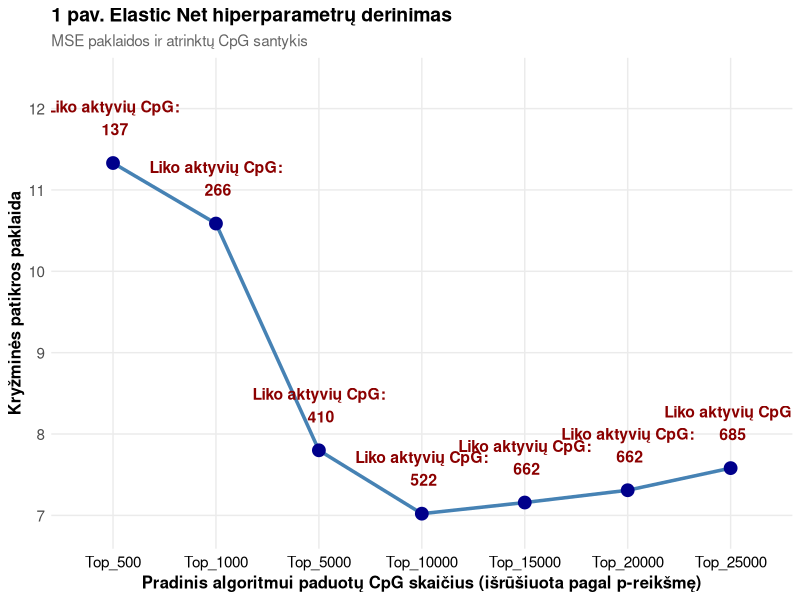
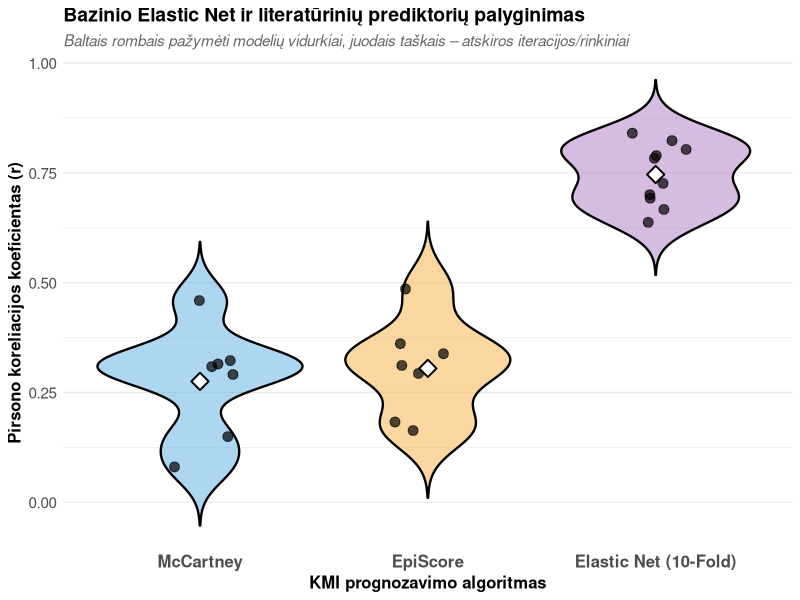
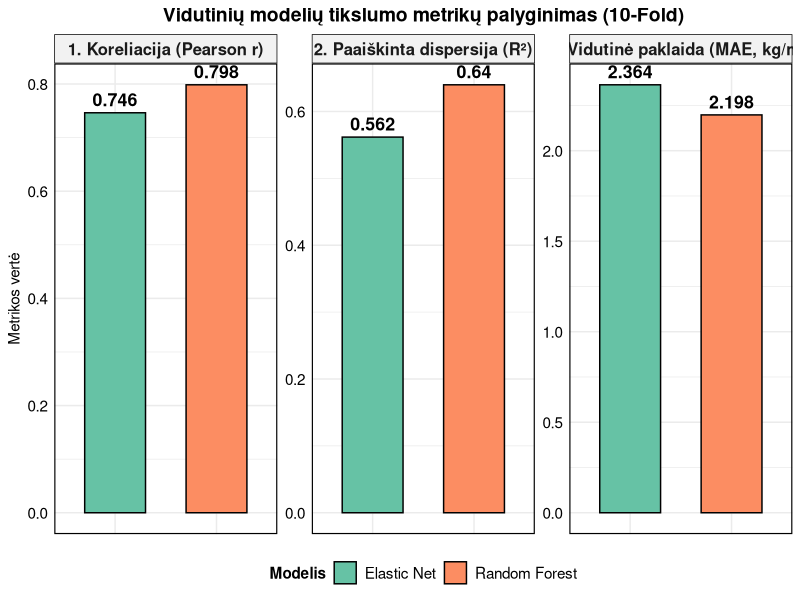
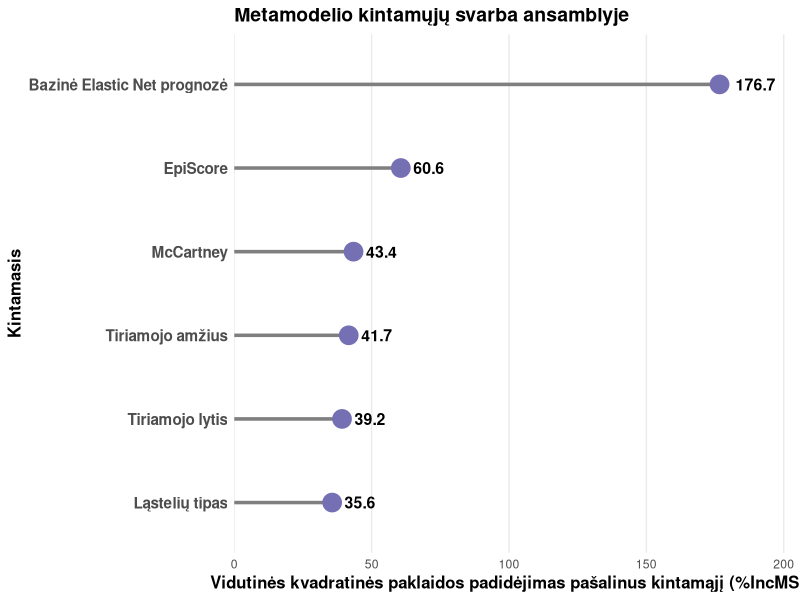
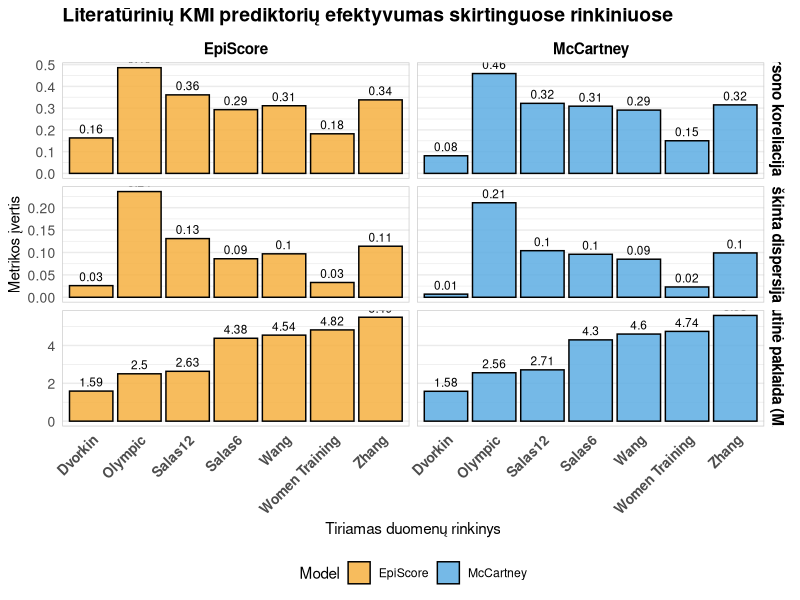

Generate these figures, in order, with R:
# ==============================================================================
# BAIGIAMOJO DARBO REZULTATŲ VIZUALIZACIJA
# ==============================================================================

setwd("C:/Users/jūsų_direktorija")

# Paketų tikrinimas
if (!require("ggplot2", quietly = TRUE)) install.packages("ggplot2")
if (!require("dplyr", quietly = TRUE)) install.packages("dplyr")
if (!require("tidyr", quietly = TRUE)) install.packages("tidyr")

library(ggplot2)
library(dplyr)
library(tidyr)
# ==============================================================================
# 1 GRAFIKAS: Elastic Net hiperparametrų derinimas
# ==============================================================================
if(file.exists("data_viz_elnet.csv")) {
  cv_results <- read.csv("data_viz_elnet.csv")
  
  # Fiksuojame tvarką
  cv_results$Modelis <- factor(cv_results$Modelis, 
                               levels = c("Top_500", "Top_1000", "Top_5000", "Top_10000", "Top_15000", "Top_20000", "Top_25000"))
  
  plot1 <- ggplot(cv_results, aes(x = Modelis, y = MSE_Klaida, group = 1)) +
    geom_line(color = "steelblue", linewidth = 1.2) +
    geom_point(color = "darkblue", size = 4) +
    geom_text(aes(label = paste("Liko aktyvių CpG:\n", Liko_Aktyviu_CpG)), 
              vjust = -0.8, color = "darkred", fontface = "bold", size = 4) +
    labs(
      title = "1 pav. Elastic Net hiperparametrų derinimas",
      subtitle = "MSE paklaidos ir atrinktų CpG santykis",
      x = "Pradinis algoritmui paduotų CpG skaičius (išrūšiuota pagal p-reikšmę)",
      y = "Kryžminės patikros paklaida"
    ) +
    scale_y_continuous(expand = expansion(mult = c(0.1, 0.3))) + 
    theme_minimal() +
    theme(
      plot.title = element_text(size = 14, face = "bold"),
      plot.subtitle = element_text(size = 11, color = "gray40"),
      axis.title = element_text(size = 12, face = "bold"),
      axis.text.x = element_text(size = 11, color = "black"),
      axis.text.y = element_text(size = 11),
      panel.grid.minor = element_blank() 
    )
  print(plot1)
}


# ==============================================================================
# 2 GRAFIKAS: Bazinių modelių smuiko (Violin) grafikas
# ==============================================================================
if(file.exists("data_viz_violin.csv")) {
  violin_data <- read.csv("data_viz_violin.csv")
  
  # Fiksuojame tvarką
  violin_data$Modelis <- factor(violin_data$Modelis, 
                                levels = c("McCartney", "EpiScore", "Elastic Net (10-Fold)"))
  
  plot2 <- ggplot(violin_data, aes(x = Modelis, y = Pearson_r, fill = Modelis)) +
    geom_violin(trim = FALSE, alpha = 0.5, color = "black", linewidth = 0.8) +
    geom_jitter(width = 0.15, size = 3, color = "black", alpha = 0.7) +
    stat_summary(fun = mean, geom = "point", shape = 23, size = 4, fill = "white", color = "black", stroke = 1) +
    scale_fill_manual(values = c("McCartney" = "#5DADE2", 
                                 "EpiScore" = "#F5B041", 
                                 "Elastic Net (10-Fold)" = "#AF7AC5")) +
    labs(
      title = "Bazinio Elastic Net ir literatūrinių prediktorių palyginimas",
      subtitle = "Baltais rombais pažymėti modelių vidurkiai, juodais taškais – atskiros iteracijos/rinkiniai",
      x = "KMI prognozavimo algoritmas",
      y = "Pirsono koreliacijos koeficientas (r)"
    ) +
    theme_minimal() +
    theme(
      plot.title = element_text(size = 14, face = "bold"),
      plot.subtitle = element_text(size = 11, color = "gray40", face = "italic"),
      axis.text.x = element_text(size = 12, face = "bold"),
      axis.text.y = element_text(size = 11),
      axis.title = element_text(size = 12, face = "bold"),
      panel.grid.major.x = element_blank(),
      legend.position = "none"
    )
  print(plot2)
}


# ==============================================================================
# 3 GRAFIKAS: Elastic Net vs Random Forest metrikų palyginimas (3 dalys)
# ==============================================================================
if(file.exists("data_viz_en_rf.csv")) {
  raw_means <- read.csv("data_viz_en_rf.csv")
  
  mean_data <- raw_means %>%
    pivot_longer(cols = everything(), names_to = "Metric", values_to = "Value") %>%
    mutate(
      Modelis = ifelse(grepl("EN_", Metric), "Elastic Net", "Random Forest"),
      Metrika = case_when(
        grepl("Pearson_r", Metric) ~ "1. Koreliacija (Pearson r)",
        grepl("R2", Metric) ~ "2. Paaiškinta dispersija (R²)",
        grepl("MAE", Metric) ~ "3. Vidutinė paklaida (MAE, kg/m²)"
      )
    )
  
  mean_data$Metrika <- factor(mean_data$Metrika, levels = c("1. Koreliacija (Pearson r)", "2. Paaiškinta dispersija (R²)", "3. Vidutinė paklaida (MAE, kg/m²)"))
  
  plot3 <- ggplot(mean_data, aes(x = Modelis, y = Value, fill = Modelis)) +
    geom_bar(stat = "identity", position = "dodge", width = 0.6, color = "black") +
    geom_text(aes(label = round(Value, 3)), vjust = -0.5, size = 4.5, fontface = "bold") +
    facet_wrap(~Metrika, scales = "free_y") +
    scale_fill_manual(values = c("Elastic Net" = "#66c2a5", "Random Forest" = "#fc8d62")) +
    labs(
      title = "Vidutinių modelių tikslumo metrikų palyginimas (10-Fold)",
      x = NULL,
      y = "Metrikos vertė",
      fill = "Modelis"
    ) +
    theme_minimal() +
    theme(
      plot.title = element_text(size = 14, face = "bold", hjust = 0.5),
      strip.text = element_text(size = 12, face = "bold"),
      strip.background = element_rect(fill = "gray95", color = "black"),
      axis.text.x = element_blank(),
      axis.ticks.x = element_blank(),
      axis.text.y = element_text(size = 11, color = "black"),
      panel.border = element_rect(color = "black", fill = NA, linewidth = 0.8),
      legend.position = "bottom",
      legend.title = element_text(face = "bold"),
      legend.text = element_text(size = 11)
    )
  print(plot3)
}


# ==============================================================================
# 4 GRAFIKAS: Kintamųjų svarba (Lollipop)
# ==============================================================================
if(file.exists("data_viz_rf_importance.csv")) {
  imp_data_raw <- read.csv("data_viz_rf_importance.csv")

  imp_data <- imp_data_raw %>%
    arrange(IncMSE) %>%
    mutate(Feature = factor(Feature, levels = Feature))
  
  levels(imp_data$Feature) <- recode(levels(imp_data$Feature),
                                     "EN_Raw_Score" = "Bazinė Elastic Net prognozė",
                                     "Age" = "Tiriamojo amžius",
                                     "CellType" = "Ląstelių tipas",
                                     "EpiScore_Score" = "EpiScore",
                                     "Gender" = "Tiriamojo lytis",
                                     "McCartney_Score" = "McCartney")
  
  plot4 <- ggplot(imp_data, aes(x = IncMSE, y = Feature)) +
    geom_segment(aes(x = 0, xend = IncMSE, y = Feature, yend = Feature), color = "gray50", linewidth = 1.2) +
    geom_point(color = "#7570b3", size = 6) +
    geom_text(aes(label = round(IncMSE, 1)), hjust = -0.4, size = 4, fontface = "bold") +
    scale_x_continuous(expand = expansion(mult = c(0, 0.15))) +
    labs(
      title = "Metamodelio kintamųjų svarba ansamblyje",
      x = "Vidutinės kvadratinės paklaidos padidėjimas pašalinus kintamąjį (%IncMSE)",
      y = "Kintamasis"
    ) +
    theme_minimal() +
    theme(
      plot.title = element_text(size = 14, face = "bold"),
      axis.text.y = element_text(size = 11, face = "bold"),
      axis.title = element_text(size = 12, face = "bold"),
      panel.grid.minor.x = element_blank(),
      panel.grid.major.y = element_blank()
    )
  print(plot4)
}

# ==============================================================================
# 5 GRAFIKAS: Literatūrinių modelių efektyvumas per 7 rinkinius
# ==============================================================================

if(file.exists("data_viz_episcore_full.csv") & file.exists("data_viz_mccartney_full.csv")) {
  
  episc_full <- read.csv("data_viz_episcore_full.csv")
  mccart_full <- read.csv("data_viz_mccartney_full.csv")
  
  episc_full$Model <- "EpiScore"
  mccart_full$Model <- "McCartney"
  lit_comparison <- rbind(episc_full, mccart_full)
  
  plot_data_lit <- pivot_longer(
    lit_comparison,
    cols = c("Pearson_r", "R_Squared", "MAE"),
    names_to = "Metrika",
    values_to = "Reiksme"
  )
  
  plot_data_lit$Metrika <- factor(
    plot_data_lit$Metrika,
    levels = c("Pearson_r", "R_Squared", "MAE"),
    labels = c("Pirsono koreliacija (r)", "Paaiškinta dispersija (R²)", "Vidutinė paklaida (MAE)")
  )
  
  plot5 <- ggplot(plot_data_lit, aes(x = Dataset, y = Reiksme, fill = Model)) +
    geom_bar(stat = "identity", color = "black", alpha = 0.85, position = "dodge") +
    facet_grid(Metrika ~ Model, scales = "free_y") +
    geom_text(aes(label = round(Reiksme, 2)), vjust = -0.5, size = 3, position = position_dodge(width = 0.9)) + 
    labs(
      title = "Literatūrinių KMI prediktorių efektyvumas skirtinguose rinkiniuose",
      x = "Tiriamas duomenų rinkinys",
      y = "Metrikos įvertis"
    ) +
    scale_fill_manual(values = c("EpiScore" = "#F5B041", "McCartney" = "#5DADE2")) +
    theme_minimal() +
    theme(
      legend.position = "bottom", 
      plot.title = element_text(size = 14, face = "bold"),
      axis.text.x = element_text(size = 10, angle = 45, hjust = 1, face = "bold"),
      axis.text.y = element_text(size = 10),
      strip.text = element_text(size = 11, face = "bold", color = "black"), 
      panel.grid.major.x = element_blank(),
      panel.border = element_rect(color = "gray80", fill = NA)
    )
  print(plot5)
} else {
  warning("Nerasti 5 grafiko failai.")
}
